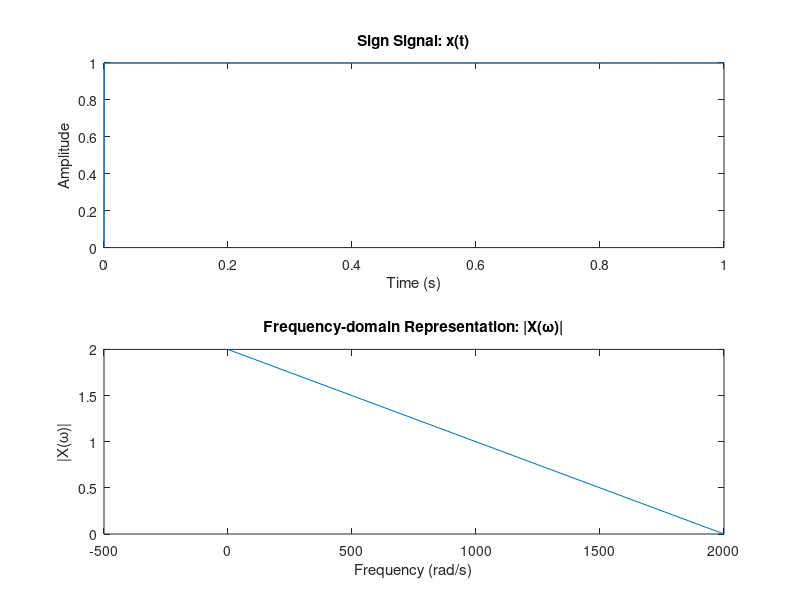

Write the MATLAB code that produced this figure.
clc; clear; close all;
% Define parameters
N = 2000;       % Number of samples
fs = 2000;      % Sampling frequency
dt = 1/fs;      % Time step
t = dt * (0:N-1);  % Time vector

% Generate sign signal x(t)
xt = sign(t);

w = fft(xt);
Xw = 2 ./ (j * w);

figure;
    subplot(2, 1, 1);
        plot(t, xt);
        xlabel('Time (s)');
        ylabel('Amplitude');
        title('Sign Signal: x(t)');
     subplot(2, 1, 2);
        plot(w, abs(Xw));
        xlabel('Frequency (rad/s)');
        ylabel('|X(\omega)|');
        title('Frequency-domain Representation: |X(\omega)|');
